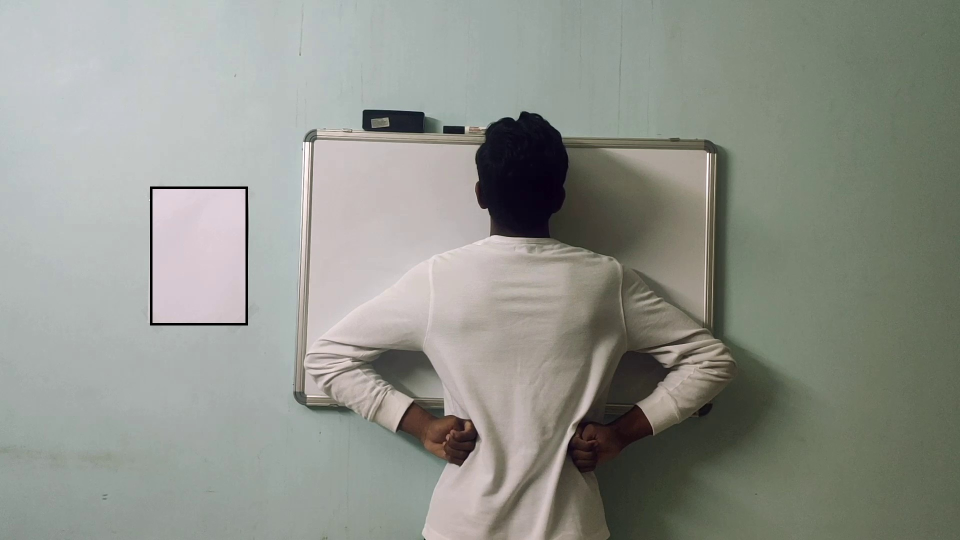
#> input picture edited.jpg, 1920 x 1080 px (shown at 1/2 size)
$ python -i contour.py   (imports and definitions only)
#> lines starting #> are read from the running program, lines starting #| are printed output that depends on the picture; after the words box and inside, x2 and y2 are one past the last pixel; in counts of white or black regions, pixels touching at a corner belong together
#> further down, picture is the input picture: shape (1080, 1920, 3); mean B, G, R 139.2, 146.7, 143.7
import cv2
import numpy as np

def getContours(img, cThr=[100,100],showCanny=True,minArea = 1000,filter=0,draw=False):
#> called with showCanny = True, minArea = 1000, filter = 0, draw = False
    imgGray = cv2.cvtColor(img, cv2.COLOR_BGR2GRAY)
    imgBlur = cv2.GaussianBlur(imgGray, (5, 5), 1)
    imgCanny = cv2.Canny(imgBlur, cThr[0],cThr[1])
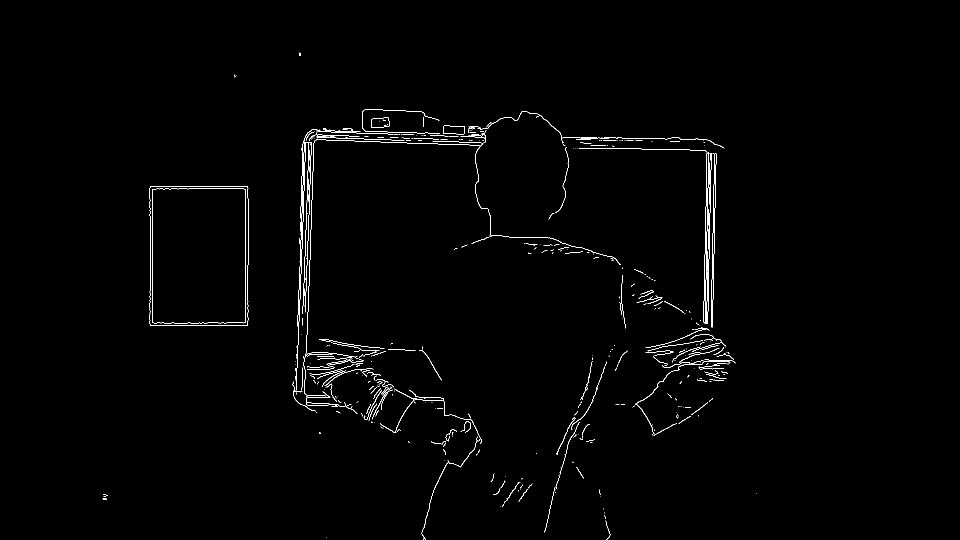
#> imgCanny: shape (1080, 1920) (shown at 1/2 size); 0.88% white in thin lines or dots, all inside (x1, y1, x2, y2) = (205, 105, 1514, 1080)
    kernel = np.ones((5,5))
    imgDial = cv2.dilate(imgCanny,kernel, iterations=3)
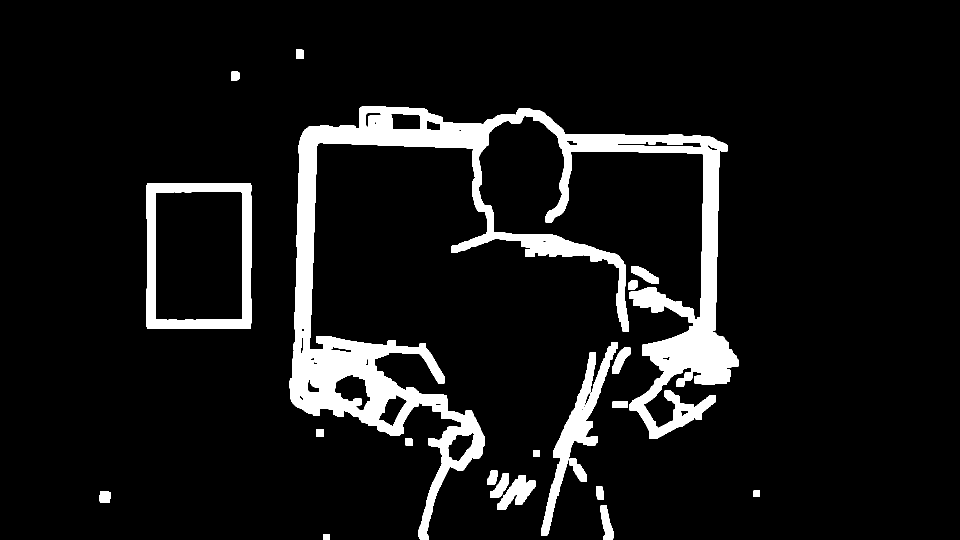
#> imgDial: shape (1080, 1920) (shown at 1/2 size); 8.6% white; 21 white regions, largest, box (x1, y1, x2, y2) and area: (579, 213, 1477, 1080) 138679, (293, 366, 503, 658) 17008, (1082, 684, 1236, 1071) 11457
    imgThre = cv2.erode(imgDial,kernel, iterations=2 )
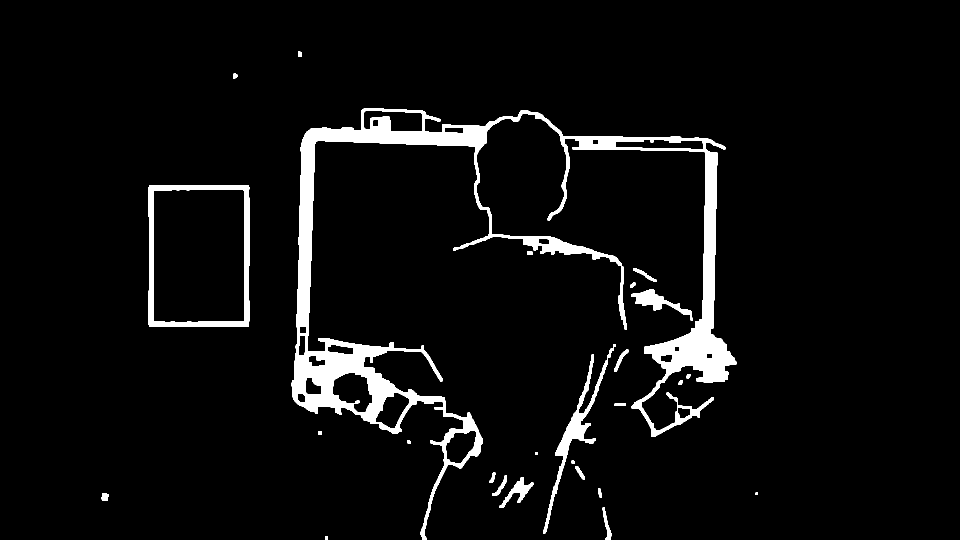
#> imgThre: shape (1080, 1920) (shown at 1/2 size); 5% white; 26 white regions
    if showCanny:  cv2.imshow('Canny', imgThre)

    contours, hierarchy = cv2.findContours(imgThre,cv2.RETR_EXTERNAL,cv2.CHAIN_APPROX_SIMPLE)
#> contours = 26 contours, 1 with area under 20; largest, box (x1, y1, x2, y2) and area: (583, 217, 1473, 1080) 99105, (297, 370, 499, 654) 56517, (1086, 688, 1232, 1067) 4792, (1263, 579, 1386, 641) 1994, (999, 954, 1067, 1016) 1054
    finalContours = []
    for i in contours:
        area = cv2.contourArea(i);
        #print(area)
        if area > minArea:
            peri = cv2.arcLength(i,True)
            approx = cv2.approxPolyDP(i,0.02*peri,True)
            bbox = cv2.boundingRect(approx)

            if filter>0:
                if len(approx) == filter:
                    finalContours.append((len(approx), area, approx, bbox, i))
            else:
                finalContours.append((len(approx), area, approx, bbox, i))
#> this loop made 26 passes
#> (area, peri, approx, bbox) on pass 23: (56517, 968.3, [[298, 371], [298, 652], [497, 652], [497, 371]], (298, 371, 200, 282))
#> (area, peri, bbox) on passes 6, 18, 19, 24: (1053.5, 272.2, (999, 954, 68, 62)), (4792.5, 1312.8, (1086, 688, 146, 379)), (1993.5, 362.8, (1263, 579, 123, 62)), (99105, 9236.3, (610, 260, 863, 820))
#> after the loop, finalContours = 5 items
    finalContours = sorted(finalContours, key = lambda x:x[1],reverse=True)

    if draw:
        for con in finalContours:
            cv2.drawContours(img,con[4],-1,(0,0,255),3)

    return img, finalContours

# [20 lines left out: functions reorder, warpImg, not called in this run]

def findDis(pts1,pts2):
    return ((pts2[0] - pts1[0])**2 + (pts2[1] - pts1[1])**2)**0.5

# [62 lines left out: function distance_measurement, not called in this run]

>>> import cv2
>>> picture = cv2.imread('edited.jpg')
>>> result = getContours(picture)

$ run again, on pose5.jpg
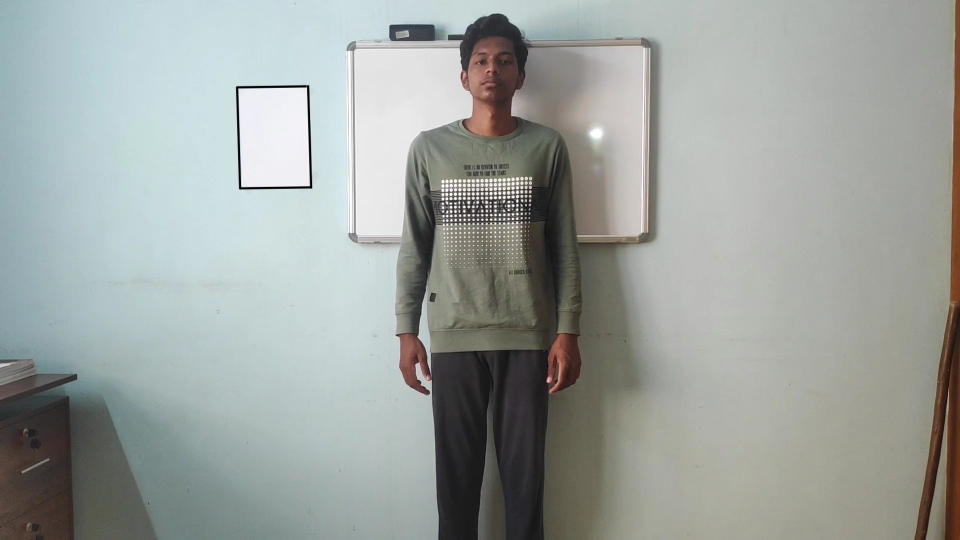
#> input picture pose5.jpg, 1920 x 1080 px (shown at 1/2 size)
#> picture is the input picture: shape (1080, 1920, 3); mean B, G, R 158.6, 162.2, 156.7
#> in getContours, `imgCanny = cv2.Canny(imgBlur, cThr[0],cThr[1])`:
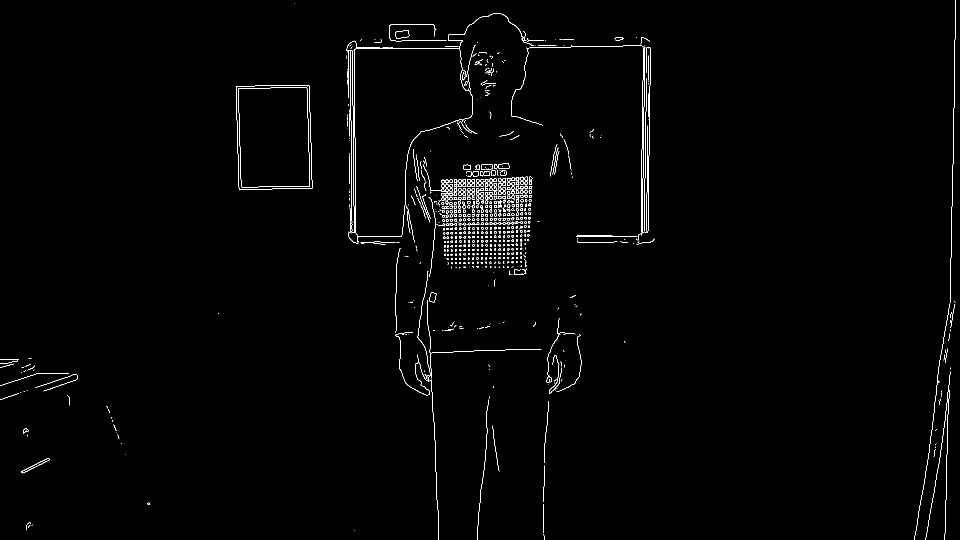
#> imgCanny: shape (1080, 1920) (shown at 1/2 size); 1.1% white in thin lines or dots
#> imgDial: shape (1080, 1920); 10.1% white; 37 white regions, largest, box (x1, y1, x2, y2) and area: (686, 21, 1315, 1080) 131694, (1822, 0, 1918, 1080) 25575, (466, 164, 631, 385) 12174
#> in getContours, `imgThre = cv2.erode(imgDial,kernel, iterations=2 )`:
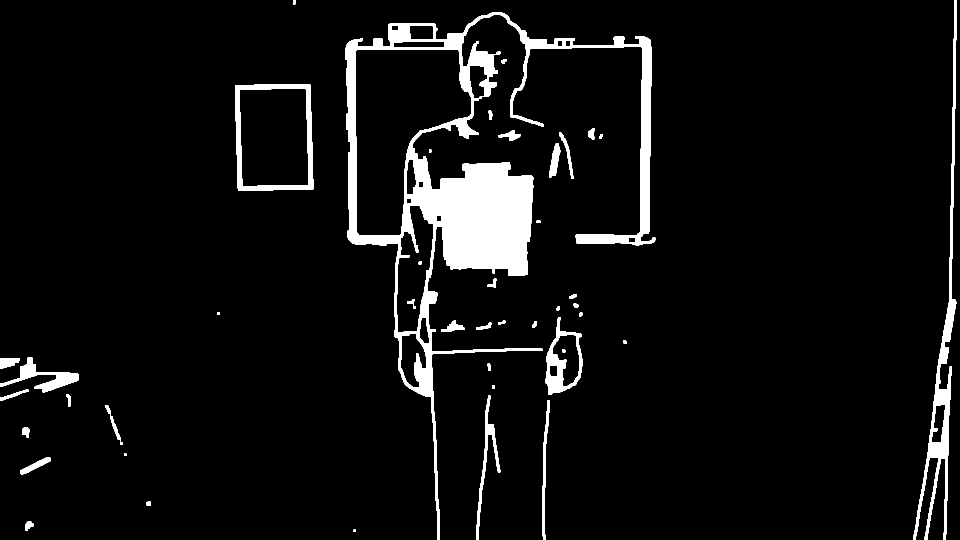
#> imgThre: shape (1080, 1920) (shown at 1/2 size); 6% white; 43 white regions
#> contours = 40 contours, 2 with area under 20; largest, box (x1, y1, x2, y2) and area: (690, 25, 1311, 1080) 160465, (470, 168, 627, 381) 31704, (1826, 0, 1914, 1080) 11734, (1091, 634, 1166, 790) 7338, (0, 715, 157, 785) 2864
#> the loop in getContours, `for i in contours:` made 40 passes
#> (area, peri, approx, bbox) on passes 8, 9, 36, 39: (1174, 576.8, [[1098, 800], [1086, 1079]], (1086, 800, 13, 280)), (1844.5, 787.2, [[980, 791], [953, 1079], [976, 869], [1000, 944]], (953, 791, 48, 289)), (31704, 725.5, [[619, 168], [470, 171], [476, 380], [626, 378]], (470, 168, 157, 213)), (11734.5, 3103.5, [[1913, 0], [1826, 1079], [1859, 915], [1892, 1068]], (1826, 0, 88, 1080))
#> after the loop in getContours, `for i in contours:`: finalContours = 7 items
